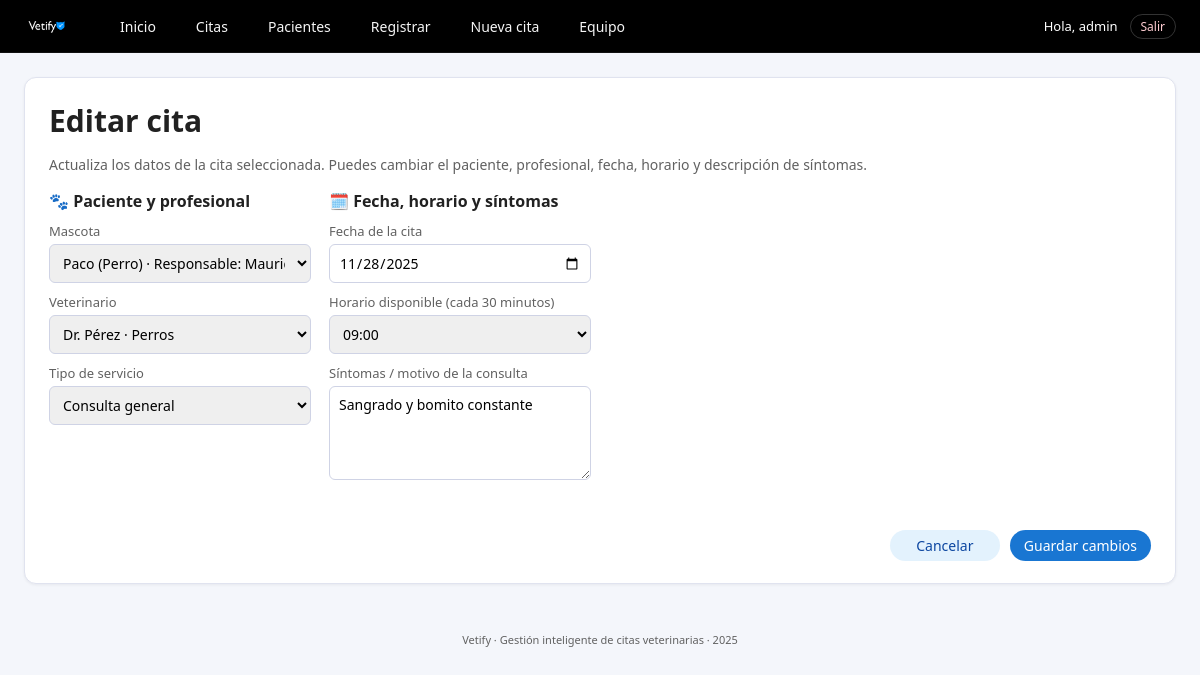
Screenshot of /cita/2/editar (signed in) with the database file from the repository.
### tables this page shows
CREATE TABLE citas (
        id INTEGER PRIMARY KEY AUTOINCREMENT,
        mascota_id INTEGER NOT NULL,
        vet_id INTEGER NOT NULL,
        fecha_hora TEXT NOT NULL,
        tipo_servicio TEXT NOT NULL,
        sintomas TEXT,
        urgencia TEXT,
        estado TEXT NOT NULL DEFAULT 'pendiente',
        FOREIGN KEY (mascota_id) REFERENCES mascotas(id),
        FOREIGN KEY (vet_id) REFERENCES veterinarios(id)
    );

CREATE TABLE mascotas (
        id INTEGER PRIMARY KEY AUTOINCREMENT,
        nombre TEXT NOT NULL,
        tipo TEXT NOT NULL,
        raza TEXT,
        edad INTEGER,
        peso REAL,
        dueno_id INTEGER NOT NULL, fecha_registro TEXT,
        FOREIGN KEY (dueno_id) REFERENCES duenos(id)
    );

CREATE TABLE veterinarios (
        id INTEGER PRIMARY KEY AUTOINCREMENT,
        nombre TEXT NOT NULL,
        especialidad TEXT NOT NULL,
        telefono TEXT NOT NULL
    );

### app.py (the view, shortened to what this page needs)
@app.route("/cita/<int:cita_id>/editar", methods=["GET", "POST"])
@login_required
def cita_editar(cita_id: int):
    cita = obtener_cita_cruda(cita_id)
    if not cita:
        flash("La cita seleccionada no existe.", "error")
        return redirect(url_for("citas"))
    mascotas = listar_mascotas()
    vets = listar_veterinarios()
    dt = datetime.fromisoformat(cita["fecha_hora"])
    fecha_cita = dt.date().isoformat()
    hora_cita = dt.time().strftime("%H:%M")
    return render_template("cita_editar.html", cita=cita, mascotas=mascotas, vets=vets, fecha_cita=fecha_cita, hora_cita=hora_cita)

### app.py (called while the page is built)
def login_required(f):
    @wraps(f)
    def decorated_function(*args, **kwargs):
        if 'user_id' not in session:
            flash("Debes iniciar sesión para acceder.", "error")
            return redirect(url_for('login'))
        return f(*args, **kwargs)
    return decorated_function

### db.py (called while the page is built)
def get_connection():
    conn = sqlite3.connect(DB_NAME)
    conn.row_factory = sqlite3.Row
    return conn

### services.py (called while the page is built)
def listar_mascotas():
    conn = get_connection()
    cur = conn.cursor()
    cur.execute("""
        SELECT m.id, m.nombre, m.tipo, d.nombre AS dueno
        FROM mascotas m
        JOIN duenos d ON m.dueno_id = d.id
        ORDER BY m.nombre;
    """)
    filas = cur.fetchall()
    conn.close()
    return filas

def listar_veterinarios():
    conn = get_connection()
    cur = conn.cursor()
    cur.execute("""
        SELECT id, nombre, especialidad, telefono
        FROM veterinarios
        ORDER BY nombre;
    """)
    filas = cur.fetchall()
    conn.close()
    return filas

def obtener_cita_cruda(cita_id: int):
    conn = get_connection()
    cur = conn.cursor()
    cur.execute("""
        SELECT id,
               mascota_id,
               vet_id,
               fecha_hora,
               tipo_servicio,
               sintomas,
               urgencia,
               estado
        FROM citas
        WHERE id = ?;
    """, (cita_id,))
    fila = cur.fetchone()
    conn.close()
    return fila

### templates/cita_editar.html (shortened to what this page needs)
{% extends "base.html" %}
{% block content %}
<div class="card form-card">
    <h1>Editar cita</h1>
    <p class="form-sub">
        Actualiza los datos de la cita seleccionada. Puedes cambiar el paciente, profesional,
        fecha, horario y descripción de síntomas.
    </p>
    <form method="post" action="{{ url_for('cita_editar', cita_id=cita['id']) }}">
        <div class="form-grid">
            <section>
                <h2>🐾 Paciente y profesional</h2>
                <label>
                    <span>Mascota</span>
                    <select name="mascota_id" required>
                        {% for m in mascotas %}
                        <option value="{{ m['id'] }}"
                                {% if m['id'] == cita['mascota_id'] %}selected{% endif %}>
                            {{ m['nombre'] }} ({{ m['tipo'] }}) · Responsable: {{ m['dueno'] }}
                        </option>
                        {% endfor %}
                    </select>
                </label>
                <label>
                    <span>Veterinario</span>
                    <select name="vet_id" required>
                        {% for v in vets %}
                        <option value="{{ v['id'] }}"
                                {% if v['id'] == cita['vet_id'] %}selected{% endif %}>
                            {{ v['nombre'] }} · {{ v['especialidad'] }}
                        </option>
                        {% endfor %}
                    </select>
                </label>
                <label>
                    <span>Tipo de servicio</span>
                    <select name="tipo_servicio">
                        {% set ts = cita['tipo_servicio'] %}
                        <option value="Consulta" {% if ts == 'Consulta' %}selected{% endif %}>Consulta general</option>
                    </select>
                </label>
            </section>
            <section>
                <h2>🗓️ Fecha, horario y síntomas</h2>
                <label>
                    <span>Fecha de la cita</span>
                    <input type="date" name="fecha_cita" value="{{ fecha_cita }}" required>
                </label>
                <label>
                    <span>Horario disponible (cada 30 minutos)</span>
                    <select name="hora_cita" required>
                        <optgroup label="Mañana (07:00 - 11:30)">
                            {% for h in ['07:00','07:30','08:00','08:30','09:00','09:30','10:00','10:30','11:00','11:30'] %}
                            <option value="{{ h }}" {% if h == hora_cita %}selected{% endif %}>{{ h }}</option>
                            {% endfor %}
                        </optgroup>
                    </select>
                </label>
                <label>
                    <span>Síntomas / motivo de la consulta</span>
                    <textarea name="sintomas" rows="4"
                              placeholder="Describe brevemente lo que presenta la mascota...">{{ cita['sintomas'] }}</textarea>
                </label>
            </section>
            <div class="form-actions">
                <a href="{{ url_for('cita_detalle', cita_id=cita['id']) }}" class="btn btn-secondary">Cancelar</a>
                <button type="submit" class="btn btn-primary">Guardar cambios</button>
            </div>
        </div>
    </form>
</div>
{% endblock %}

### static/css/styles.css (style rules this page uses)
:root { --primary: #1976D2; --primary-dark: #0D47A1; --accent: #FFC107; --bg: #F4F6FB; --card-bg: #FFFFFF; --text-main: #212121; --text-soft: #616161; --border-soft: #E0E3EF; --danger: #C62828; --warning: #F9A825; --success: #2E7D32; }
* { box-sizing: border-box; font-family: "Segoe UI", system-ui, sans-serif; }
body { margin: 0; background: var(--bg); color: var(--text-main); font-size: 15px; }
.card { background: var(--card-bg); border-radius: 12px; border: 1px solid var(--border-soft); padding: 22px 24px; box-shadow: 0 1px 3px rgba(15, 23, 42, 0.06); }
.btn { display: inline-flex; align-items: center; justify-content: center; font-size: 14px; padding: 6px 14px; border-radius: 999px; border: none; cursor: pointer; text-decoration: none; text-align: center; min-width: 110px; height: auto; font-weight: 500; }
.btn-primary { background: var(--primary); color: #FFFFFF; }
.btn-secondary { background: #E3F2FD; color: var(--primary-dark); }
.form-card h1 { margin-top: 0; margin-bottom: 6px; }
.form-sub { font-size: 14px; color: var(--text-soft); margin-bottom: 16px; }
.form-grid { display: grid; grid-template-columns: repeat(auto-fit, minmax(260px, 1fr)); gap: 18px; align-items: start; }
.form-grid section h2 { margin-top: 0; margin-bottom: 10px; font-size: 16px; display: flex; gap: 6px; align-items: center; }
.form-grid label, .form-vertical label { display: block; font-size: 13px; margin-bottom: 10px; }
.form-grid label span, .form-vertical label span { display: block; margin-bottom: 4px; color: var(--text-soft); }
input[type="text"], input[type="email"], input[type="number"], input[type="date"], input[type="time"], select, textarea { width: 100%; font-size: 14px; padding: 8px 9px; border-radius: 6px; border: 1px solid #CFD3E5; outline: none; }
textarea { resize: vertical; }
.form-actions { grid-column: 1 / -1; margin-top: 18px; display: flex; justify-content: flex-end; align-items: center; gap: 10px; }

### rows the page displays
citas: mascota_id "Paco (Perro) · Responsable: Mauricio Ventura", vet_id "Dr. Pérez · Perros", tipo_servicio "Consulta general", sintomas "Sangrado y bomito constante"

### other values shown
{{ session.get('username') }} "admin"
form field hora_cita "09:00"
